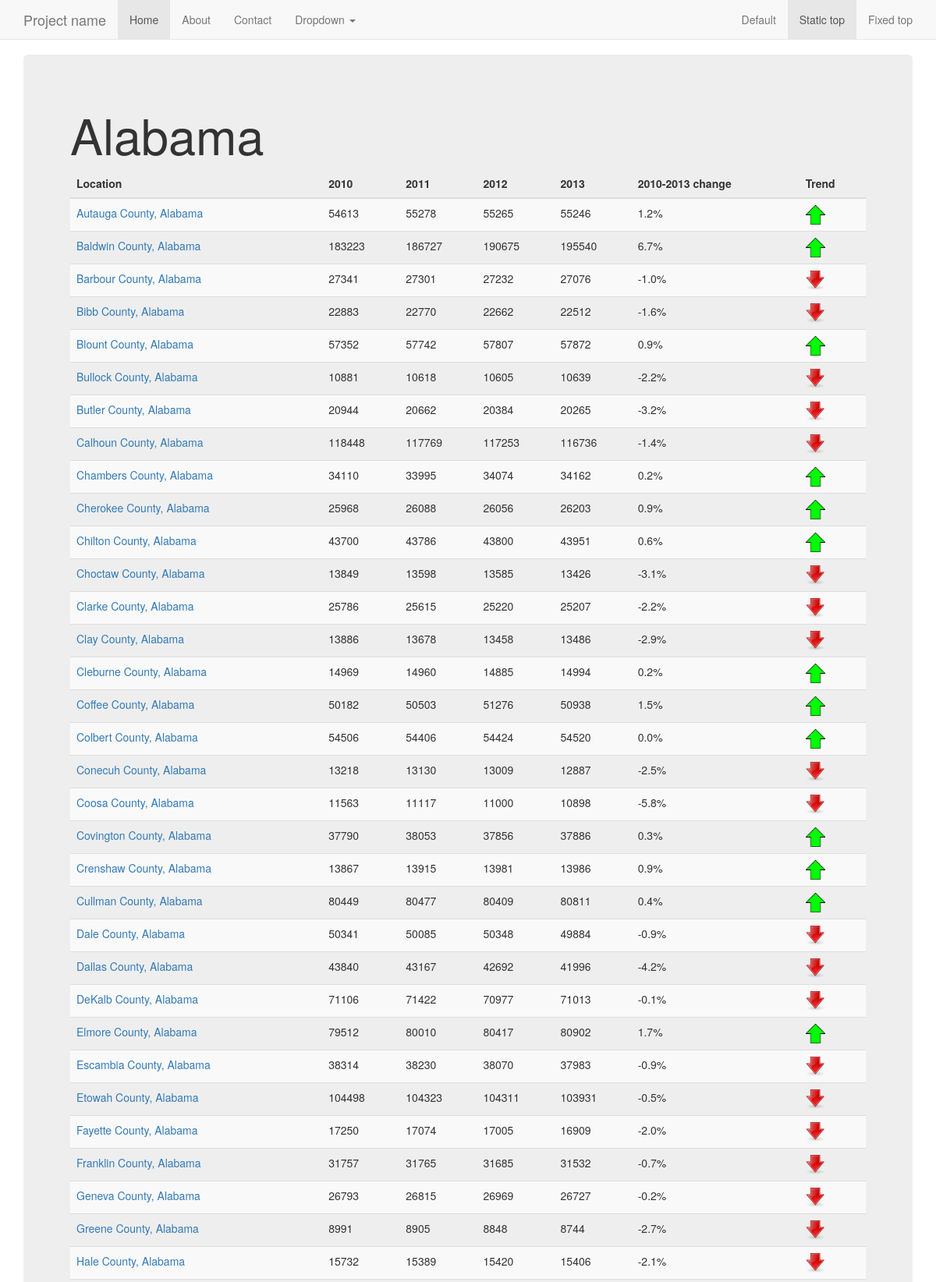
Page /population/alabama/ (upper part) on the committed database.
### exampleapp/models.py (models this page shows, shortened)
class State(models.Model):
    state_name = models.CharField(max_length=255)
    state_slug = models.SlugField()
    def __unicode__(self):
        return self.state_name

class County(models.Model):
    state = models.ForeignKey(State)
    county_name = models.CharField(max_length=255)
    county_slug = models.SlugField()
    pop2013 = models.IntegerField()
    pop2012 = models.IntegerField()
    pop2011 = models.IntegerField()
    pop2010 = models.IntegerField()
    change = models.FloatField()
    def get_absolute_url(self):
        return "/population/%s/%s/" % (self.state.state_slug, self.county_slug)

### exampleapp/views.py (the view)
# urls.py: url(r'^population/(?P<stateslug>[\w-]+)/$', views.statedetail),
def statedetail(request, stateslug):
    state = State.objects.get(state_slug=stateslug)
    counties = County.objects.filter(state=state)
    context = {"state": state, "counties": counties}
    return render(request, 'statedetail.html', context)

### exampleapp/templates/statedetail.html (shortened to what this page needs)
{% extends "base.html" %}
{% block content %}
        <h1>{{ state }}</h1>
        <table class="table table-striped">
          <thead>
            <tr>
              <th>Location</th>
              <th>2010</th>
              <th>2011</th>
              <th>2012</th>
              <th>2013</th>
		   <th>2010-2013 change</th>
		   <th>Trend</th>
            </tr>
          </thead>
          <tbody>
		{% for row in counties %}
             <tr>
               <td><a href="{{ row.get_absolute_url }}">{{ row.county_name }}, {{ row.state }}</a></td>
               <td>{{ row.pop2010 }}</td>
               <td>{{ row.pop2011 }}</td>
               <td>{{ row.pop2012 }}</td>
               <td>{{ row.pop2013 }}</td>
               <td>{{ row.change|floatformat }}%</td>
			   <td>{% if row.change > 0 %}<img src="/static/images/up.png" width=25 />{% elif row.change < 0 %}<img src="/static/images/down.png" width=25 />{% endif %}
             </tr>
		{% endfor %}
            </tbody>
          </table>
        </div>
{% endblock %}

### exampleapp/static/css/navbar-static-top.css (style rules this page uses)
body { min-height: 2000px; }

### rows in the picture
State: state_name "Alabama"
County: county_name "Autauga County", state "Alabama", pop2010 "54613", pop2011 "55278", pop2012 "55265", pop2013 "55246", change "1.2"
County: county_name "Baldwin County", state "Alabama", pop2010 "183223", pop2011 "186727", pop2012 "190675", pop2013 "195540", change "6.7"
County: county_name "Barbour County", state "Alabama", pop2010 "27341", pop2011 "27301", pop2012 "27232", pop2013 "27076", change "-1.0"
County: county_name "Bibb County", state "Alabama", pop2010 "22883", pop2011 "22770", pop2012 "22662", pop2013 "22512", change "-1.6"
County: county_name "Blount County", state "Alabama", pop2010 "57352", pop2011 "57742", pop2012 "57807", pop2013 "57872", change "0.9"
County: county_name "Bullock County", state "Alabama", pop2010 "10881", pop2011 "10618", pop2012 "10605", pop2013 "10639", change "-2.2"
County: county_name "Butler County", state "Alabama", pop2010 "20944", pop2011 "20662", pop2012 "20384", pop2013 "20265", change "-3.2"
County: county_name "Calhoun County", state "Alabama", pop2010 "118448", pop2011 "117769", pop2012 "117253", pop2013 "116736", change "-1.4"
County: county_name "Chambers County", state "Alabama", pop2010 "34110", pop2011 "33995", pop2012 "34074", pop2013 "34162", change "0.2"
County: county_name "Cherokee County", state "Alabama", pop2010 "25968", pop2011 "26088", pop2012 "26056", pop2013 "26203", change "0.9"
County: county_name "Chilton County", state "Alabama", pop2010 "43700", pop2011 "43786", pop2012 "43800", pop2013 "43951", change "0.6"
County: county_name "Choctaw County", state "Alabama", pop2010 "13849", pop2011 "13598", pop2012 "13585", pop2013 "13426", change "-3.1"
County: county_name "Clarke County", state "Alabama", pop2010 "25786", pop2011 "25615", pop2012 "25220", pop2013 "25207", change "-2.2"
County: county_name "Clay County", state "Alabama", pop2010 "13886", pop2011 "13678", pop2012 "13458", pop2013 "13486", change "-2.9"
County: county_name "Cleburne County", state "Alabama", pop2010 "14969", pop2011 "14960", pop2012 "14885", pop2013 "14994", change "0.2"
County: county_name "Coffee County", state "Alabama", pop2010 "50182", pop2011 "50503", pop2012 "51276", pop2013 "50938", change "1.5"
County: county_name "Colbert County", state "Alabama", pop2010 "54506", pop2011 "54406", pop2012 "54424", pop2013 "54520", change "0.0"
County: county_name "Conecuh County", state "Alabama", pop2010 "13218", pop2011 "13130", pop2012 "13009", pop2013 "12887", change "-2.5"
County: county_name "Coosa County", state "Alabama", pop2010 "11563", pop2011 "11117", pop2012 "11000", pop2013 "10898", change "-5.8"
County: county_name "Covington County", state "Alabama", pop2010 "37790", pop2011 "38053", pop2012 "37856", pop2013 "37886", change "0.3"
County: county_name "Crenshaw County", state "Alabama", pop2010 "13867", pop2011 "13915", pop2012 "13981", pop2013 "13986", change "0.9"
County: county_name "Cullman County", state "Alabama", pop2010 "80449", pop2011 "80477", pop2012 "80409", pop2013 "80811", change "0.4"
County: county_name "Dale County", state "Alabama", pop2010 "50341", pop2011 "50085", pop2012 "50348", pop2013 "49884", change "-0.9"
County: county_name "Dallas County", state "Alabama", pop2010 "43840", pop2011 "43167", pop2012 "42692", pop2013 "41996", change "-4.2"
County: county_name "DeKalb County", state "Alabama", pop2010 "71106", pop2011 "71422", pop2012 "70977", pop2013 "71013", change "-0.1"
County: county_name "Elmore County", state "Alabama", pop2010 "79512", pop2011 "80010", pop2012 "80417", pop2013 "80902", change "1.7"
County: county_name "Escambia County", state "Alabama", pop2010 "38314", pop2011 "38230", pop2012 "38070", pop2013 "37983", change "-0.9"
County: county_name "Etowah County", state "Alabama", pop2010 "104498", pop2011 "104323", pop2012 "104311", pop2013 "103931", change "-0.5"
County: county_name "Fayette County", state "Alabama", pop2010 "17250", pop2011 "17074", pop2012 "17005", pop2013 "16909", change "-2.0"
County: county_name "Franklin County", state "Alabama", pop2010 "31757", pop2011 "31765", pop2012 "31685", pop2013 "31532", change "-0.7"
County: county_name "Geneva County", state "Alabama", pop2010 "26793", pop2011 "26815", pop2012 "26969", pop2013 "26727", change "-0.2"
County: county_name "Greene County", state "Alabama", pop2010 "8991", pop2011 "8905", pop2012 "8848", pop2013 "8744", change "-2.7"
County: county_name "Hale County", state "Alabama", pop2010 "15732", pop2011 "15389", pop2012 "15420", pop2013 "15406", change "-2.1"
